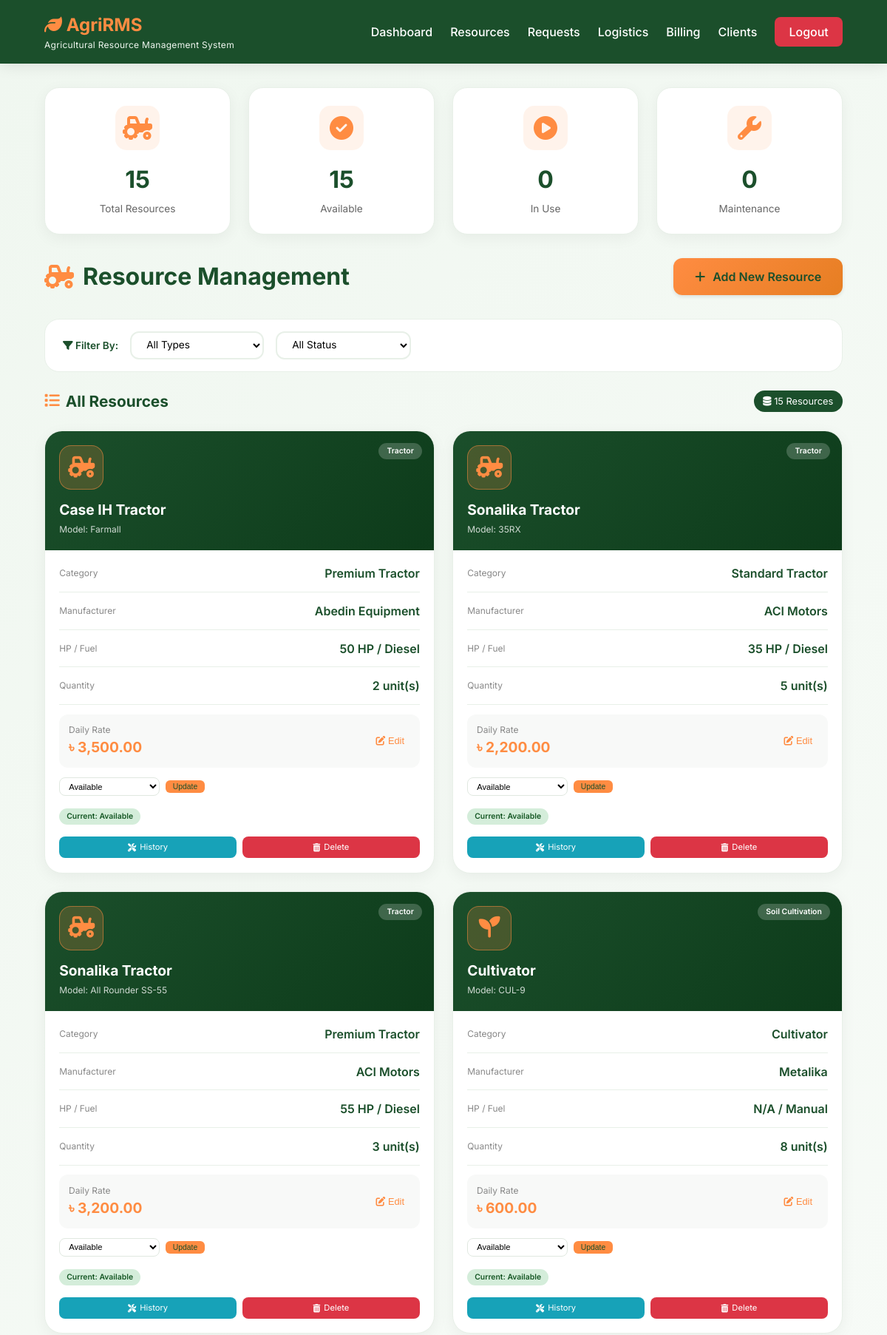
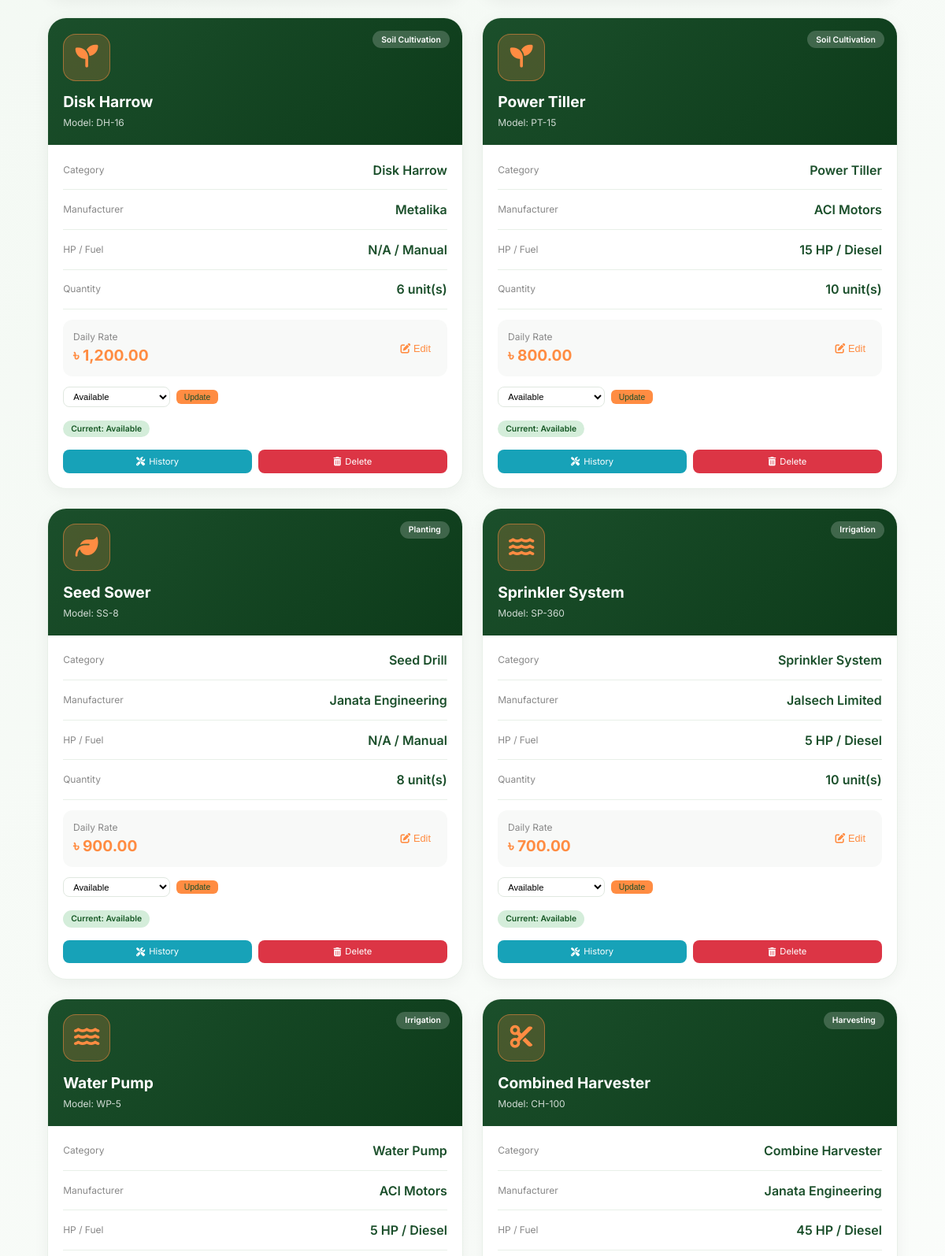
Page /admin/resources.php (signed in, upper part) on the committed database (2 pictures, top to bottom).
### tables this page shows
CREATE TABLE `resources` (
  `id` int(11) NOT NULL AUTO_INCREMENT,
  `name` varchar(100) NOT NULL,
  `model` varchar(100) NOT NULL,
  `type` enum('Tractor','Soil Cultivation','Planting','Irrigation','Harvesting','Hay Making','Loading','Fertilizer Dispenser','Produce Sorter','Post Harvest') NOT NULL,
  `category` varchar(50) NOT NULL,
  `description` text DEFAULT NULL,
  `manufacturer` varchar(100) DEFAULT NULL,
  `manufacturing_year` year DEFAULT NULL,
  `horsepower` int(11) DEFAULT NULL,
  `fuel_type` enum('Diesel','Petrol','Electric','Solar','Manual') DEFAULT 'Diesel',
  `daily_rate` decimal(10,2) NOT NULL,
  `weekly_rate` decimal(10,2) DEFAULT NULL,
  `monthly_rate` decimal(10,2) DEFAULT NULL,
  `security_deposit` decimal(10,2) NOT NULL DEFAULT 5000.00,
  `status` enum('Available','Rented','Under Maintenance','Out of Service') DEFAULT 'Available',
  `quantity` int(11) NOT NULL DEFAULT 1,
  `image_url` varchar(255) DEFAULT NULL,
  `created_at` timestamp NOT NULL DEFAULT current_timestamp(),
  `updated_at` timestamp NOT NULL DEFAULT current_timestamp() ON UPDATE current_timestamp(),
  PRIMARY KEY (`id`)
);

### admin/resources.php (the view, shortened to what this page needs)
<?php
include '../database.php';
$where_clause = '';
$resources = mysqli_query($conn, "SELECT * FROM resources $where_clause ORDER BY type, name ASC");
$total_query = mysqli_query($conn, "SELECT COUNT(*) as total FROM resources");
$total = mysqli_fetch_assoc($total_query)['total'];
$available_query = mysqli_query($conn, "SELECT COUNT(*) as available FROM resources WHERE status = 'Available'");
$available = mysqli_fetch_assoc($available_query)['available'];
$in_use_query = mysqli_query($conn, "SELECT COUNT(*) as in_use FROM resources WHERE status = 'Rented'");
$in_use = mysqli_fetch_assoc($in_use_query)['in_use'];
$maintenance_query = mysqli_query($conn, "SELECT COUNT(*) as maintenance FROM resources WHERE status = 'Under Maintenance'");
$maintenance = mysqli_fetch_assoc($maintenance_query)['maintenance'];
?>
<!DOCTYPE html>
<html lang="en">
<head>
    <link rel="stylesheet" href="https://cdnjs.cloudflare.com/ajax/libs/font-awesome/6.4.0/css/all.min.css">
</head>
<body>
    <header class="header">
        <div class="logo">
            <h2><i class="fas fa-leaf"></i> AgriRMS</h2>
            <p>Agricultural Resource Management System</p>
        </div>
        <nav class="nav-links">
            <a href="dashboard.php">Dashboard</a>
            <a href="resources.php">Resources</a>
            <a href="service_requests.php">Requests</a>
            <a href="logistics.php">Logistics</a>
            <a href="billing.php">Billing</a>
            <a href="clients.php">Clients</a>
            <a href="../logout.php" class="btn-logout">Logout</a>
        </nav>
    </header>
    <div class="main-content">
        <div class="stats-grid">
            <div class="stat-card">
                <div class="stat-icon">
                    <i class="fas fa-tractor"></i>
                </div>
                <h3><?php echo $total; ?></h3>
                <p>Total Resources</p>
            </div>
            <div class="stat-card">
                <div class="stat-icon">
                    <i class="fas fa-check-circle"></i>
                </div>
                <h3><?php echo $available; ?></h3>
                <p>Available</p>
            </div>
            <div class="stat-card">
                <div class="stat-icon">
                    <i class="fas fa-play-circle"></i>
                </div>
                <h3><?php echo $in_use; ?></h3>
                <p>In Use</p>
            </div>
            <div class="stat-card">
                <div class="stat-icon">
                    <i class="fas fa-wrench"></i>
                </div>
                <h3><?php echo $maintenance; ?></h3>
                <p>Maintenance</p>
            </div>
        </div>
        <div class="page-header">
            <h1>
                <i class="fas fa-tractor"></i>
                Resource Management
            </h1>
            <a href="add_resource.php" class="btn-add">
                <i class="fas fa-plus"></i> Add New Resource
            </a>
        </div>
        <div class="filter-bar">
            <div class="filter-group">
                <span class="filter-label"><i class="fas fa-filter"></i> Filter By:</span>
                <form method="GET" style="display: flex; gap: 1rem; flex-wrap: wrap;">
                    <select name="type" class="filter-select" onchange="this.form.submit()">
                        <option value="">All Types</option>
                    </select>
                    <select name="status" class="filter-select" onchange="this.form.submit()">
                        <option value="">All Status</option>
                    </select>
                </form>
            </div>
        </div>
        <div class="section-header">
            <h2>
                <i class="fas fa-list"></i>
                All Resources
            </h2>
            <div class="resource-count">
                <i class="fas fa-database"></i> <?php echo mysqli_num_rows($resources); ?> Resources
            </div>
        </div>
        <?php if($resources && mysqli_num_rows($resources) > 0): ?>
        <div class="resources-grid">
            <?php while($row = mysqli_fetch_assoc($resources)):
                $type_icon = '';
                switch($row['type']) {
                    case 'Tractor': $type_icon = 'fas fa-tractor'; break;
                    case 'Soil Cultivation': $type_icon = 'fas fa-seedling'; break;
                    case 'Planting': $type_icon = 'fas fa-leaf'; break;
                    case 'Irrigation': $type_icon = 'fas fa-water'; break;
                    case 'Harvesting': $type_icon = 'fas fa-cut'; break;
                    case 'Fertilizer Dispenser': $type_icon = 'fas fa-tachometer-alt'; break;
                    case 'Post Harvest': $type_icon = 'fas fa-warehouse'; break;
                }
            ?>
            <div class="resource-card">
                <div class="resource-header">
                    <div class="resource-icon">
                        <i class="<?php echo $type_icon; ?>"></i>
                    </div>
                    <div class="resource-name"><?php echo htmlspecialchars($row['name']); ?></div>
                    <div class="resource-model">Model: <?php echo htmlspecialchars($row['model']); ?></div>
                    <div class="resource-type-badge"><?php echo htmlspecialchars($row['type']); ?></div>
                </div>
                <div class="resource-body">
                    <div class="info-row">
                        <span class="info-label">Category</span>
                        <span class="info-value"><?php echo htmlspecialchars($row['category']); ?></span>
                    </div>
                    <div class="info-row">
                        <span class="info-label">Manufacturer</span>
                        <span class="info-value"><?php echo htmlspecialchars($row['manufacturer'] ?? 'N/A'); ?></span>
                    </div>
                    <div class="info-row">
                        <span class="info-label">HP / Fuel</span>
                        <span class="info-value"><?php echo $row['horsepower'] ? $row['horsepower'] . ' HP' : 'N/A'; ?> / <?php echo $row['fuel_type']; ?></span>
                    </div>
                    <div class="info-row">
                        <span class="info-label">Quantity</span>
                        <span class="info-value"><?php echo $row['quantity']; ?> unit(s)</span>
                    </div>
                    <div class="price-row">
                        <div>
                            <div class="price-label">Daily Rate</div>
                            <div class="price-amount">৳ <?php echo number_format($row['daily_rate'], 2); ?></div>
                        </div>
                        <button type="button" class="price-edit-btn" onclick="toggleEditForm(<?php echo $row['id']; ?>)">
                            <i class="fas fa-edit"></i> Edit
                        </button>
                    </div>
                    <form method="POST" class="status-update-form">
                        <select name="status" class="status-select">
                            <option value="Available" <?php echo $row['status'] == 'Available' ? 'selected' : ''; ?>>Available</option>
                        </select>
                        <button type="submit" name="update_status" class="btn-update-status">Update</button>
                    </form>
                    <div style="margin-top: 0.8rem;">
                        <?php
                        $status_class = 'status-available';
                        switch($row['status']) {
                            case 'Available': $status_class = 'status-available'; break;
                        }
                        ?>
                        <span class="status <?php echo $status_class; ?>">Current: <?php echo $row['status']; ?></span>
                    </div>
                    <div class="action-buttons">
                        <a href="maintenance.php?resource_id=<?php echo $row['id']; ?>" class="btn-maintenance">
                            <i class="fas fa-tools"></i> History
                        </a>
                        <a href="?delete=<?php echo $row['id']; ?>" onclick="return confirm('Delete this resource? This cannot be undone.')" class="btn-delete">
                            <i class="fas fa-trash-alt"></i> Delete
                        </a>
                    </div>
                </div>
            </div>
            <?php endwhile; ?>
        </div>
        <?php endif; ?>
    </div>
</body>
</html>

### rows in the picture
resources: name "Case IH Tractor", model "Farmall", type "Tractor", category "Premium Tractor", manufacturer "Abedin Equipment", horsepower "50", fuel_type "Diesel", quantity "2", daily_rate "3,500.00", status "Available"
resources: name "Sonalika Tractor", model "35RX", type "Tractor", category "Standard Tractor", manufacturer "ACI Motors", horsepower "35", fuel_type "Diesel", quantity "5", daily_rate "2,200.00", status "Available"
resources: name "Sonalika Tractor", model "All Rounder SS-55", type "Tractor", category "Premium Tractor", manufacturer "ACI Motors", horsepower "55", fuel_type "Diesel", quantity "3", daily_rate "3,200.00", status "Available"
resources: name "Cultivator", model "CUL-9", type "Soil Cultivation", category "Cultivator", manufacturer "Metalika", shows "N/A", fuel_type "Manual", quantity "8", daily_rate "600.00", status "Available"
resources: name "Disk Harrow", model "DH-16", type "Soil Cultivation", category "Disk Harrow", manufacturer "Metalika", shows "N/A", fuel_type "Manual", quantity "6", daily_rate "1,200.00", status "Available"
resources: name "Power Tiller", model "PT-15", type "Soil Cultivation", category "Power Tiller", manufacturer "ACI Motors", horsepower "15", fuel_type "Diesel", quantity "10", daily_rate "800.00", status "Available"
resources: name "Seed Sower", model "SS-8", type "Planting", category "Seed Drill", manufacturer "Janata Engineering", shows "N/A", fuel_type "Manual", quantity "8", daily_rate "900.00", status "Available"
resources: name "Sprinkler System", model "SP-360", type "Irrigation", category "Sprinkler System", manufacturer "Jalsech Limited", horsepower "5", fuel_type "Diesel", quantity "10", daily_rate "700.00", status "Available"
resources: name "Water Pump", model "WP-5", type "Irrigation", category "Water Pump", manufacturer "ACI Motors", horsepower "5", fuel_type "Diesel"
resources: name "Combined Harvester", model "CH-100", type "Harvesting", category "Combine Harvester", manufacturer "Janata Engineering", horsepower "45", fuel_type "Diesel"

### other values in the picture
$total "15"
$available "15"
$in_use "0"
$maintenance "0"
mysqli_num_rows($resources) "15"
